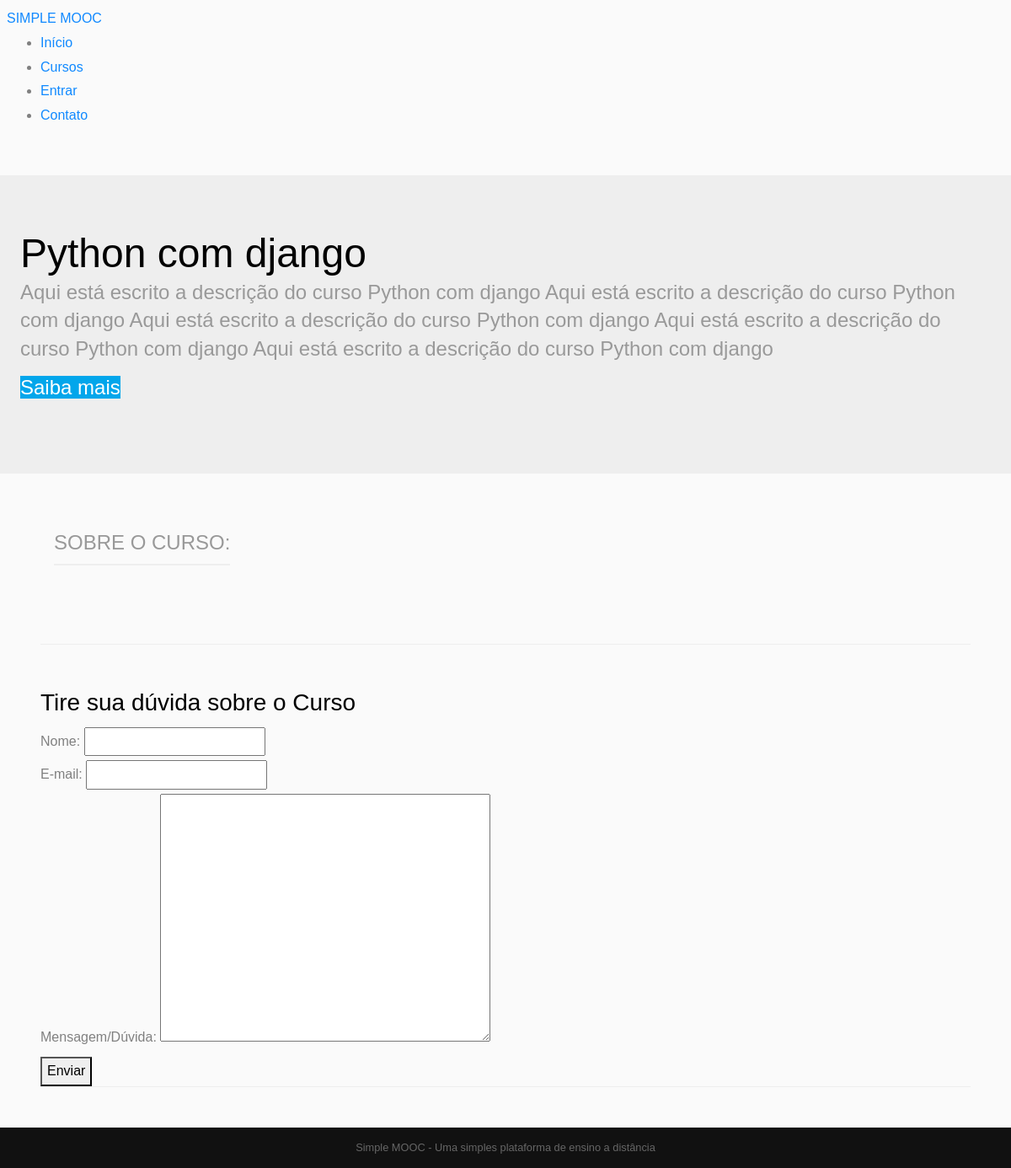
Screenshot of /cursos/django/ with the database file from the repository.
### simplemoc/courses/models.py (models this page shows, shortened)
class Courses(models.Model):
    name = models.CharField('Nome', max_length=100)
    slug = models.SlugField('Atalho')
    descripton = models.TextField('Descricao Simples, blank=True')
    about = models.TextField('Sobre o curso', blank=True)
    start_date = models.DateField('data de inicio', null=True, blank=True)
    image = models.ImageField(upload_to='couses/image', verbose_name='imagem', null=True, blank=True)
    created_at = models.DateTimeField('criado em', auto_now_add=True)
    updated_at = models.DateTimeField('atualizado em', auto_now_add=True)
    objects = CourseManager()
    def __str__(self):
        return self.name
    class Meta:
        verbose_name = 'Curso'
        verbose_name_plural = 'Cursos'
        ordering = ['name']

### simplemoc/courses/views.py (the view)
# urls.py: path('<slug:slug>/', details, name='details'),
def details(request, slug):
    course = get_object_or_404(Courses, slug=slug)
    context = {}
    if request.method == 'POST':
        form = ContactCourse(request.POST)
        if form.is_valid():
            context['is_valid'] = True
            form.send_mail(course)
            form = ContactCourse()
    else:
        form = ContactCourse()
    context['course'] = course
    context['form'] = form
    template_name = 'courses/details.html'
    return render(request, template_name, context)

### simplemoc/courses/forms.py (shortened to what this page needs)
class ContactCourse(forms.Form):
    name = forms.CharField(label='Nome', max_length=100)
    email = forms.EmailField(label='E-mail')
    message = forms.CharField(
        label='Mensagem/Dúvida', widget=forms.Textarea
    )

### simplemoc/courses/templates/courses/details.html (shortened to what this page needs)
{% extends "base.html" %}
{% block conteudo %}
{% load static %}
<div class="splash">
        <div class="pure-g-r">
            <div class="pure-u-1">
                <div class="l-box splash-text">
                    <h1 class="splash-head">
                        {{ course }}
                    </h1>
                    <h4 class="splash-subhead">
                        {{ course.descripton }}
                    </h4>
                    <p>
                        <a href="#" class="pure-button primary-button">Saiba mais</a>
                    </p>
                </div>
            </div>
        </div>
    </div>
    <div class="content">
        <div class="pure-g-r content-ribbon">
            <div class="pure-u-2-3">
                <div class="l-box">
                    <h4 class="content-subhead">Sobre o curso: </h4>
                </div>
            </div>
            <div class="pure-u-1-3">
                <div class="l-box">
                </div>
            </div>
        </div>
    </div>
     <div class="pure-g-r content-ribbon" id="contato">
        <div class="pure-u-1">
            <h3>Tire sua dúvida sobre o Curso</h3>
            <form action="#contato" class="pure-form pure-form-aligned" method="post">
                <fieldset>
                    {% for field in form %}
                    <div class="pure-control-group">
                        {{ field.label_tag }}
                        {{ field }}
                    </div>
                    {% endfor %}
                    <div class="pure-controls">
                        <button type="submit" class="pure-button pure-button-primary">Enviar</button>
                    </div>
                </fieldset>
            </form>
        </div>
    </div>
</div>
{% endblock %}

### simplemoc/core/static/css/styles.css (style rules this page uses)
* { -webkit-box-sizing: border-box; -moz-box-sizing: border-box; box-sizing: border-box; }
body { margin: 0 auto; line-height: 1.7em; }
.l-box { padding: 1em; }
body .primary-button { background: #02a6eb; color: #fff; }
.splash { margin: 2em auto 0; padding: 3em 0.5em; background: #eee; }
.splash .splash-head { font-size: 300%; margin: 0em 0; line-height: 1.2em; }
.splash .splash-subhead { color: #999; font-weight: 300; line-height: 1.4em; }
.splash .primary-button { font-size: 150%; }
.content .content-subhead { color: #999; padding-bottom: 0.3em; text-transform: uppercase; margin: 0; border-bottom: 2px solid #eee; display: inline-block; }
.content .content-ribbon { margin: 3em; border-bottom: 1px solid #eee; }

### rows the page displays
Courses: name "Python com django", descripton "Aqui está escrito a descrição do curso Python com django Aqui está escrito a descrição do curso Python com django Aqui está escrito a descrição do curso Python com django Aqui está escrito a descrição do curso Python com django Aqui está escrito a descrição do curso Python com django"

### other values shown
{{ field.label_tag }} "Nome:" "E-mail:" "Mensagem/Dúvida:"
